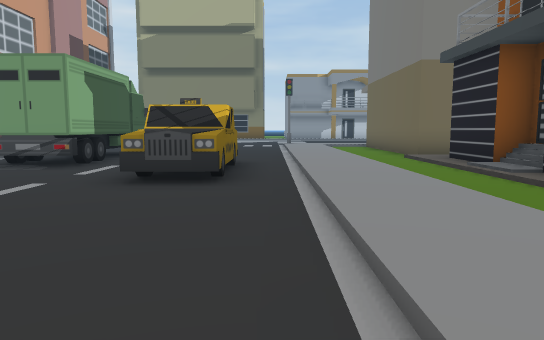
view 1 (above)

22 first-person views from a walk through a Unity game level. The camera is 1.4 m above the floor, tilts 6° down and sees 70° across. The floor is counted in squares, 2 m on a side. Each view is taken from the middle of a square. On the plan, view 1 faces up. The plan holds only what a view shows up to about 11 squares ahead; the rest is blank. The place goes on beyond the plan. The player is left out.

view 2
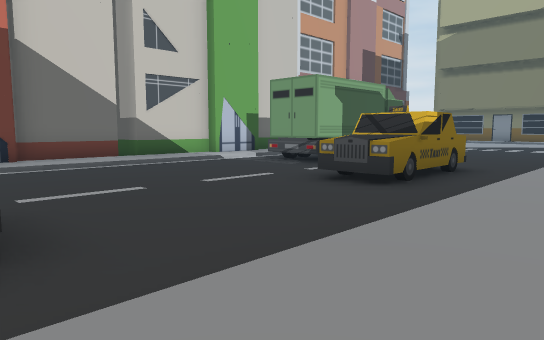

view 3
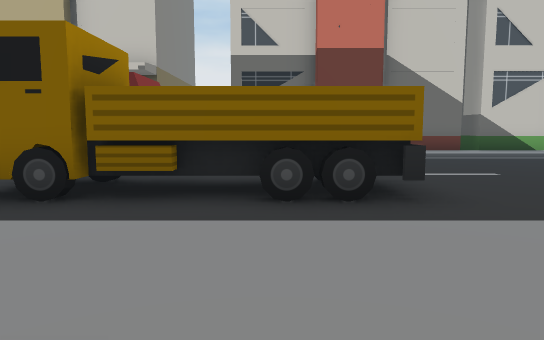

view 4
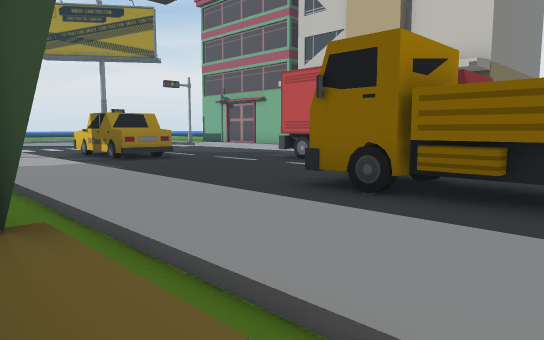

view 5
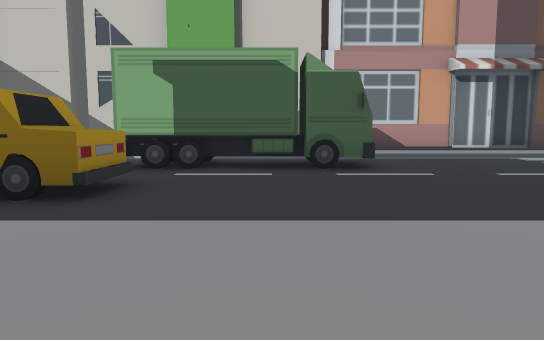

view 6
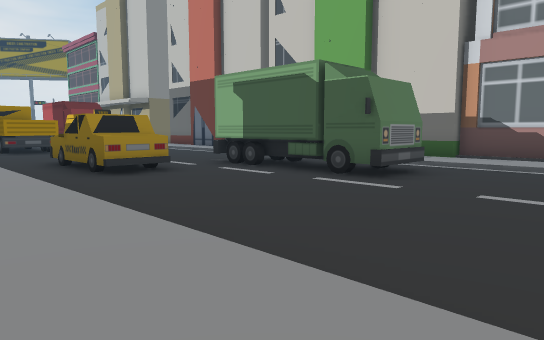

view 7
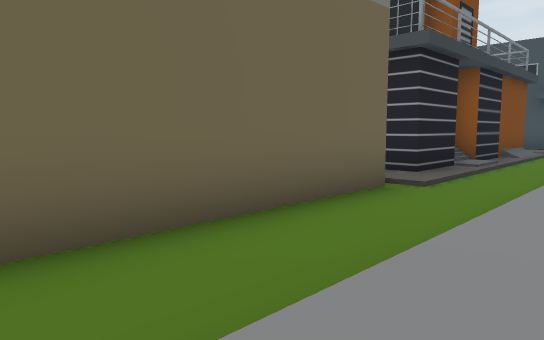

view 8
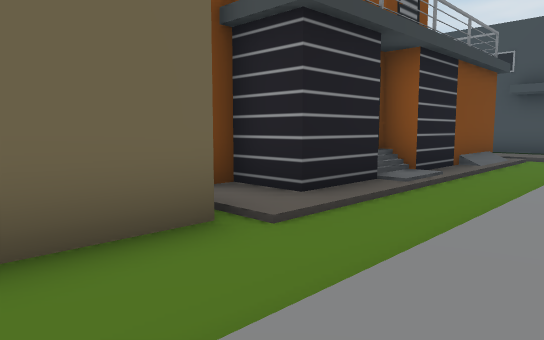

view 9
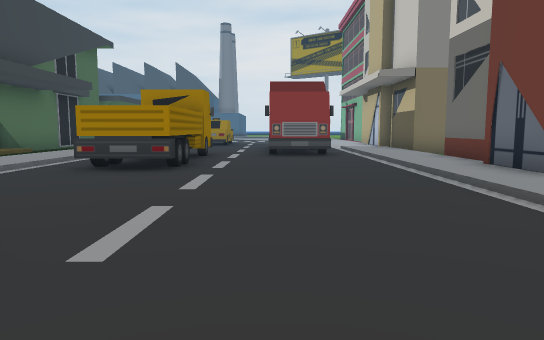

view 10
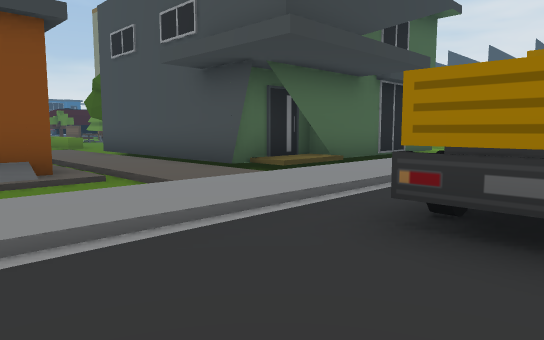

view 11
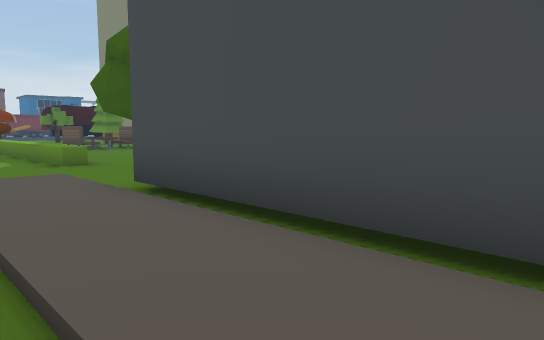

view 12
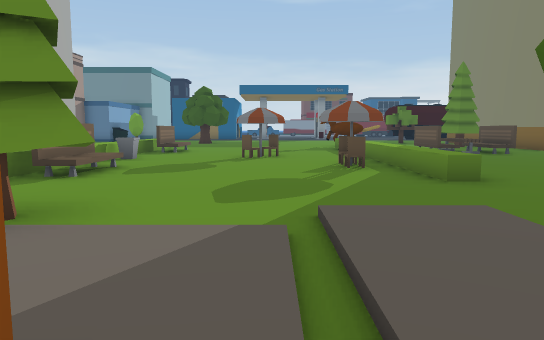

view 13
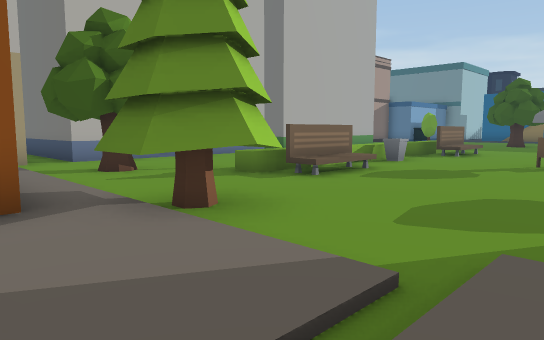

view 14
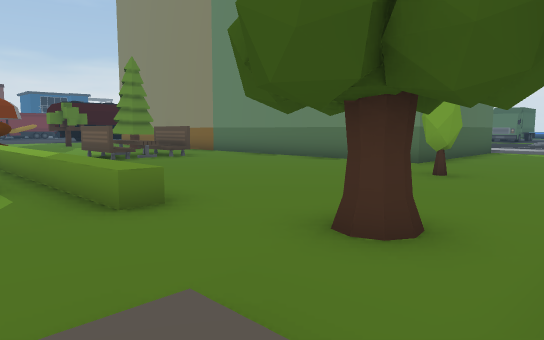

view 15
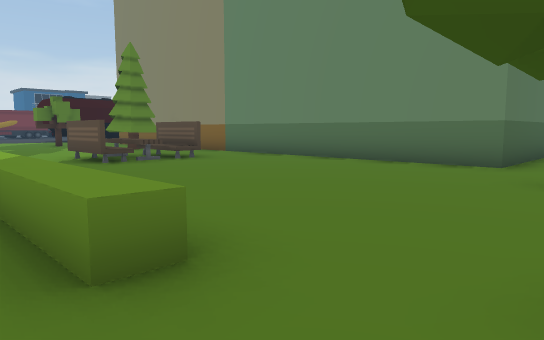

view 16
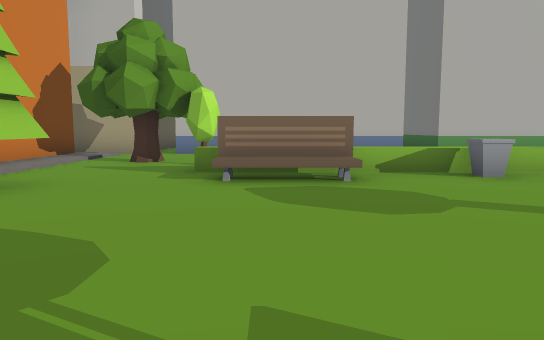

view 17
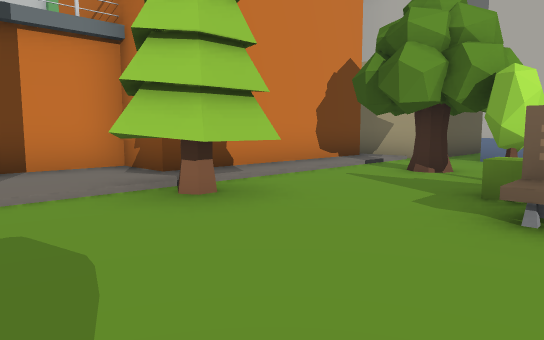

view 18
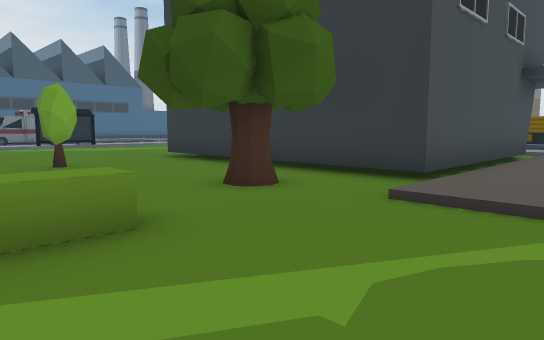

view 19
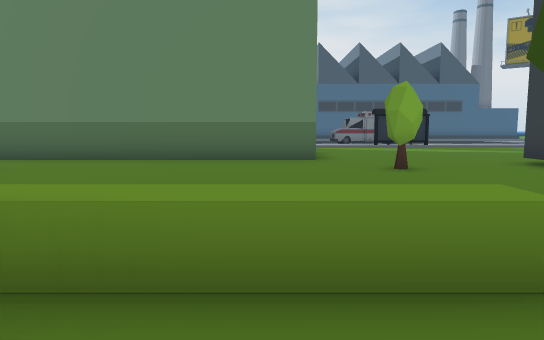

view 20
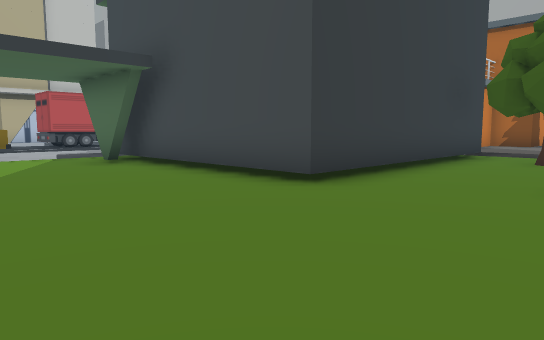

view 21
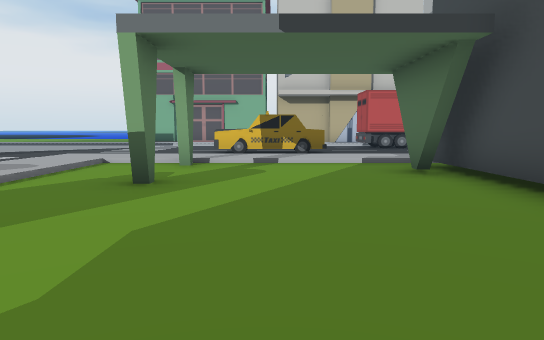

view 22
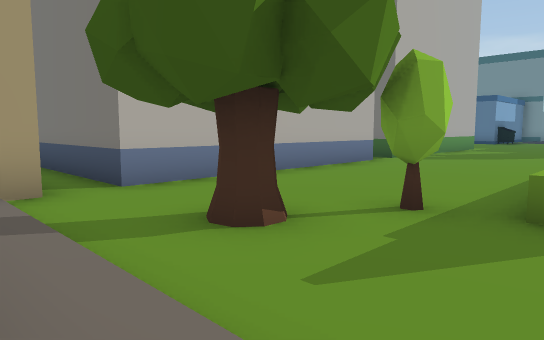

### Floor plan
Key: @ floor where view 1 was taken; # wall or solid block; . main floor; : floor 0.25 m higher than the main floor; / step, stairs or slope; ^ raised ledge; B building; T truck; C chair; R tree; E bench; U bush.
Columns run from 10 left of view 1 to 20 right of it. Each row starts with its distance up from view 1.
 15   /:...  ..:/.B
 14   /:.......:/.B       B
 13  #/:.......:/.B     B.B
 12  #/:.......:/.B     B.B
 11   B:.##....:/.B     B.B      B
 10   B .##....:/.BBB BBB.BBBBBB.BB
  9   B .##....:/.:#  #:/..........
  8   B .##.^^.:/.##  #:/R.........
  7   B:....##.:/.##  #://.U.......
  6   B:....^#.:/./#  #:/.......
  5  BB:....^^.:/.##  #:/..EEE^^^
  4   B:.......:/.#  ##:RR..EE....
  3   B:.......:/.#  #::RR.........
  2   B:.......:/.#  #::/.......C..
  1   B:.......:/.///////.......C
  0   B:....TT@::::::::::........
 -1   B:....TT.://///////....CC..
 -2   B:....TT.:/:#####....^^^^^^^
 -3   /:.##.TT.:/##   #..R....
 -4   /:.  .TT.:/#    #..........EE
 -5 BBB     ...:/#    #..........EE
 -6   B    ....:/#    #..........EE
 -7   B   #....:/#    #...U........
 -8   B   .....:/######............
 -9       .....:/..........BBBBBBBB
-10        .^#.:/..........B
-11          #.:/..........B
-12          ^.:/..........B

Positions as (right, up) in squares from view 1, and headings:
1: (0, 0), facing up
2: (2, 0), facing up-left
3: (3, -1), facing left
4: (3, -1), facing down-left
5: (3, 10), facing left
6: (2, 15), facing down-left
7: (1, 15), facing down-right
8: (1, 12), facing down-right
9: (-4, 7), facing down
10: (-2, 3), facing down-right
11: (4, 1), facing down-right
12: (7, 1), facing right
13: (8, 0), facing up-right
14: (9, 0), facing down-right
15: (11, -1), facing down-right
16: (14, -1), facing up
17: (14, 1), facing up-left
18: (14, 1), facing down-left
19: (14, 0), facing down
20: (12, -12), facing up-left
21: (10, -11), facing left
22: (9, 5), facing up-right
